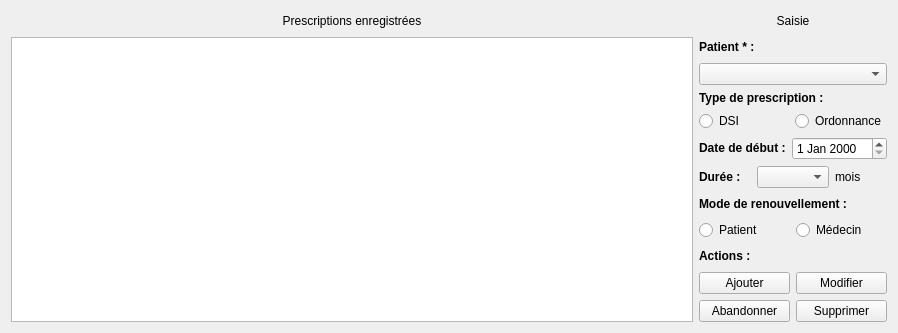
      <widget class="QWidget" name="tabPrescriptions">
       <attribute name="title">
        <string>Prescriptions</string>
       </attribute>
       <layout class="QGridLayout" name="gridLayout_3">
        <item row="0" column="0">
         <layout class="QVBoxLayout" name="verticalLayout_9">
          <item>
           <widget class="QLabel" name="labelPrescriptionsEnregistrees">
            <property name="minimumSize">
             <size>
              <width>0</width>
              <height>20</height>
             </size>
            </property>
            <property name="maximumSize">
             <size>
              <width>16777215</width>
              <height>20</height>
             </size>
            </property>
            <property name="text">
             <string>&lt;html&gt;&lt;head/&gt;&lt;body&gt;&lt;p align=&quot;center&quot;&gt;Prescriptions enregistrées&lt;/p&gt;&lt;/body&gt;&lt;/html&gt;</string>
            </property>
           </widget>
          </item>
          <item>
           <widget class="QTableView" name="tableViewPrescriptions">
            <property name="minimumSize">
             <size>
              <width>682</width>
              <height>0</height>
             </size>
            </property>
            <property name="maximumSize">
             <size>
              <width>682</width>
              <height>16777215</height>
             </size>
            </property>
           </widget>
          </item>
         </layout>
        </item>
        <item row="0" column="1">
         <layout class="QVBoxLayout" name="verticalLayout_20">
          <item>
           <widget class="QLabel" name="labelSaisiePrescription">
            <property name="minimumSize">
             <size>
              <width>0</width>
              <height>20</height>
             </size>
            </property>
            <property name="maximumSize">
             <size>
              <width>16777215</width>
              <height>20</height>
             </size>
            </property>
            <property name="text">
             <string>&lt;html&gt;&lt;head/&gt;&lt;body&gt;&lt;p align=&quot;center&quot;&gt;Saisie&lt;/p&gt;&lt;/body&gt;&lt;/html&gt;</string>
            </property>
           </widget>
          </item>
          <item>
           <layout class="QVBoxLayout" name="verticalLayout_19">
            <item>
             <layout class="QVBoxLayout" name="verticalLayout_18">
              <item>
               <layout class="QVBoxLayout" name="verticalLayout_17">
                <item>
                 <layout class="QVBoxLayout" name="verticalLayout_16">
                  <item>
                   <layout class="QVBoxLayout" name="verticalLayout_15">
                    <item>
                     <layout class="QVBoxLayout" name="verticalLayout_14">
                      <item>
                       <widget class="QLabel" name="labelPatient">
                        <property name="minimumSize">
                         <size>
                          <width>0</width>
                          <height>20</height>
                         </size>
                        </property>
                        <property name="maximumSize">
                         <size>
                          <width>16777215</width>
                          <height>20</height>
                         </size>
                        </property>
                        <property name="text">
                         <string>&lt;html&gt;&lt;head/&gt;&lt;body&gt;&lt;p&gt;&lt;span style=&quot; font-weight:600;&quot;&gt;Patient * :&lt;/span&gt;&lt;/p&gt;&lt;/body&gt;&lt;/html&gt;</string>
                        </property>
                       </widget>
                      </item>
                      <item>
                       <widget class="QComboBox" name="comboBoxPatients"/>
                      </item>
                     </layout>
                    </item>
                    <item>
                     <layout class="QVBoxLayout" name="verticalLayout_13">
                      <item>
                       <widget class="QLabel" name="labelTypeDePrescription">
                        <property name="text">
                         <string>&lt;html&gt;&lt;head/&gt;&lt;body&gt;&lt;p&gt;&lt;span style=&quot; font-weight:600;&quot;&gt;Type de prescription :&lt;/span&gt;&lt;/p&gt;&lt;/body&gt;&lt;/html&gt;</string>
                        </property>
                       </widget>
                      </item>
                      <item>
                       <layout class="QHBoxLayout" name="horizontalLayout_11">
                        <item>
                         <widget class="QRadioButton" name="radioButtonDSI">
                          <property name="text">
                           <string>DSI</string>
                          </property>
                         </widget>
                        </item>
                        <item>
                         <widget class="QRadioButton" name="radioButtonOrdonnance">
                          <property name="text">
                           <string>Ordonnance</string>
                          </property>
                         </widget>
                        </item>
                       </layout>
                      </item>
                     </layout>
                    </item>
                   </layout>
                  </item>
                  <item>
                   <layout class="QHBoxLayout" name="horizontalLayout_10">
                    <item>
                     <widget class="QLabel" name="labelDateDeDebut">
                      <property name="text">
                       <string>&lt;html&gt;&lt;head/&gt;&lt;body&gt;&lt;p&gt;&lt;span style=&quot; font-weight:600;&quot;&gt;Date de début :&lt;/span&gt;&lt;/p&gt;&lt;/body&gt;&lt;/html&gt;</string>
                      </property>
                     </widget>
                    </item>
                    <item>
                     <widget class="QDateEdit" name="dateEditDateDeDebut"/>
                    </item>
                   </layout>
                  </item>
                 </layout>
                </item>
                <item>
                 <layout class="QHBoxLayout" name="horizontalLayout_9">
                  <item>
                   <widget class="QLabel" name="labelDuree">
                    <property name="text">
                     <string>&lt;html&gt;&lt;head/&gt;&lt;body&gt;&lt;p&gt;&lt;span style=&quot; font-weight:600;&quot;&gt;Durée :&lt;/span&gt;&lt;/p&gt;&lt;/body&gt;&lt;/html&gt;</string>
                    </property>
                   </widget>
                  </item>
                  <item>
                   <widget class="QComboBox" name="comboBoxDuree"/>
                  </item>
                  <item>
                   <widget class="QLabel" name="labelMois">
                    <property name="text">
                     <string>mois</string>
                    </property>
                   </widget>
                  </item>
                 </layout>
                </item>
               </layout>
              </item>
              <item>
               <layout class="QVBoxLayout" name="verticalLayout_12">
                <item>
                 <widget class="QLabel" name="labelModeDeRenouvellement">
                  <property name="minimumSize">
                   <size>
                    <width>0</width>
                    <height>20</height>
                   </size>
                  </property>
                  <property name="maximumSize">
                   <size>
                    <width>16777215</width>
                    <height>20</height>
                   </size>
                  </property>
                  <property name="text">
                   <string>&lt;html&gt;&lt;head/&gt;&lt;body&gt;&lt;p&gt;&lt;span style=&quot; font-weight:600;&quot;&gt;Mode de renouvellement :&lt;/span&gt;&lt;/p&gt;&lt;/body&gt;&lt;/html&gt;</string>
                  </property>
                 </widget>
                </item>
                <item>
                 <layout class="QHBoxLayout" name="horizontalLayout_8">
                  <item>
                   <widget class="QRadioButton" name="radioButtonPatient">
                    <property name="text">
                     <string>Patient</string>
                    </property>
                   </widget>
                  </item>
                  <item>
                   <widget class="QRadioButton" name="radioButtonMedecin">
                    <property name="text">
                     <string>Médecin</string>
                    </property>
                   </widget>
                  </item>
                 </layout>
                </item>
               </layout>
              </item>
             </layout>
            </item>
            <item>
             <layout class="QVBoxLayout" name="verticalLayout_11">
              <item>
               <widget class="QLabel" name="labelActionsPrescription">
                <property name="minimumSize">
                 <size>
                  <width>0</width>
                  <height>20</height>
                 </size>
                </property>
                <property name="maximumSize">
                 <size>
                  <width>16777215</width>
                  <height>20</height>
                 </size>
                </property>
                <property name="text">
                 <string>&lt;html&gt;&lt;head/&gt;&lt;body&gt;&lt;p&gt;&lt;span style=&quot; font-weight:600;&quot;&gt;Actions :&lt;/span&gt;&lt;/p&gt;&lt;/body&gt;&lt;/html&gt;</string>
                </property>
               </widget>
              </item>
              <item>
               <layout class="QVBoxLayout" name="verticalLayout_10">
                <item>
                 <layout class="QHBoxLayout" name="horizontalLayout_6">
                  <item>
                   <widget class="QPushButton" name="pushButtonAjouterPrescription">
                    <property name="text">
                     <string>Ajouter</string>
                    </property>
                   </widget>
                  </item>
                  <item>
                   <widget class="QPushButton" name="pushButtonModifierPrescription">
                    <property name="text">
                     <string>Modifier</string>
                    </property>
                   </widget>
                  </item>
                 </layout>
                </item>
                <item>
                 <layout class="QHBoxLayout" name="horizontalLayout_7">
                  <item>
                   <widget class="QPushButton" name="pushButtonAbandonnerPrescription">
                    <property name="text">
                     <string>Abandonner</string>
                    </property>
                   </widget>
                  </item>
                  <item>
                   <widget class="QPushButton" name="pushButtonSupprimerPrescription">
                    <property name="text">
                     <string>Supprimer</string>
                    </property>
                   </widget>
                  </item>
                 </layout>
                </item>
               </layout>
              </item>
             </layout>
            </item>
           </layout>
          </item>
         </layout>
        </item>
       </layout>
      </widget>
